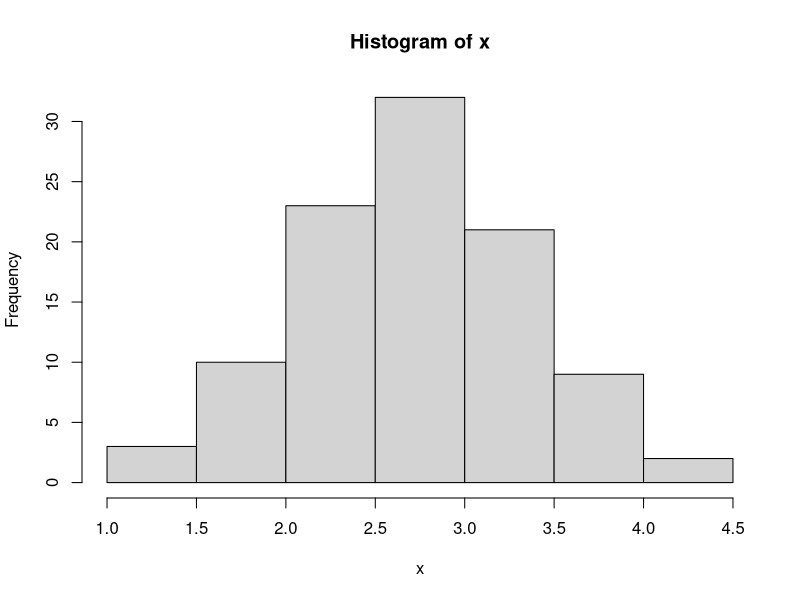
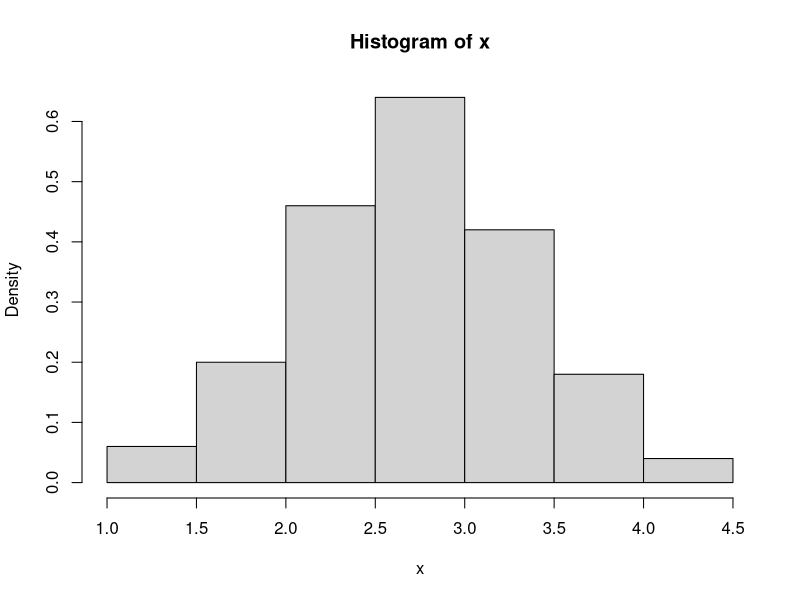
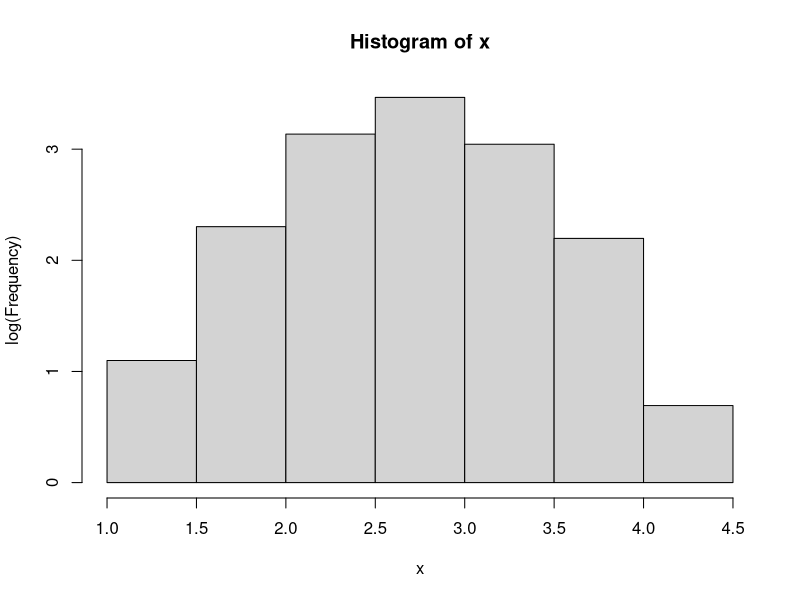
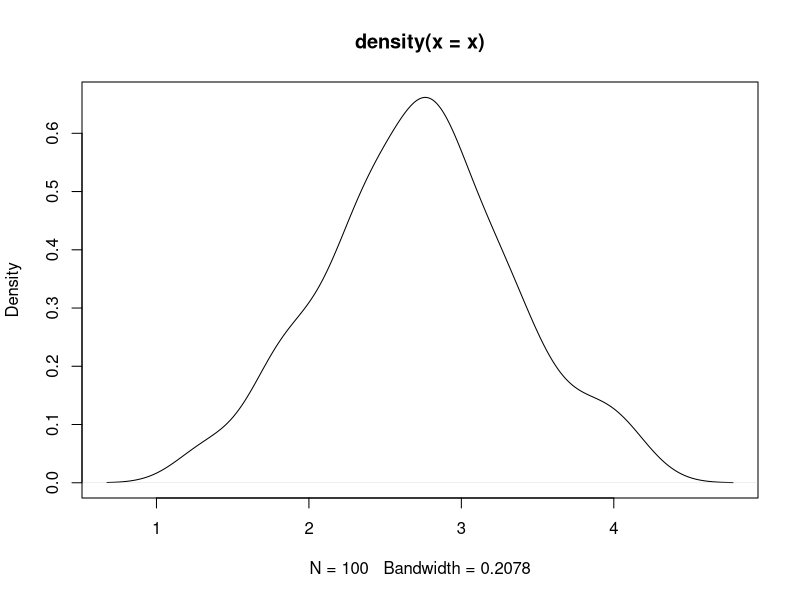

R code for these plots, in order:
## ---- chunk 1
knitr::opts_chunk$set(echo = TRUE)
## ---- chunk 2

# Sampling from a log normal distribution
x = rlnorm(n = 100, meanlog = 1, sdlog = 0.25)

# Plotting the sample as counts in a histogram
hist(x, probability = FALSE)

# Plotting the sample as proportions in a histogram 
hist(x, probability = TRUE)

# plotting the sample as counts on a log-scaled y-axis
hist.data = hist(x, plot=F)
hist.data$counts = log(hist.data$counts)
plot(hist.data, ylab='log(Frequency)')

# plotting the sample as a smooth density curve
plot(density(x))







